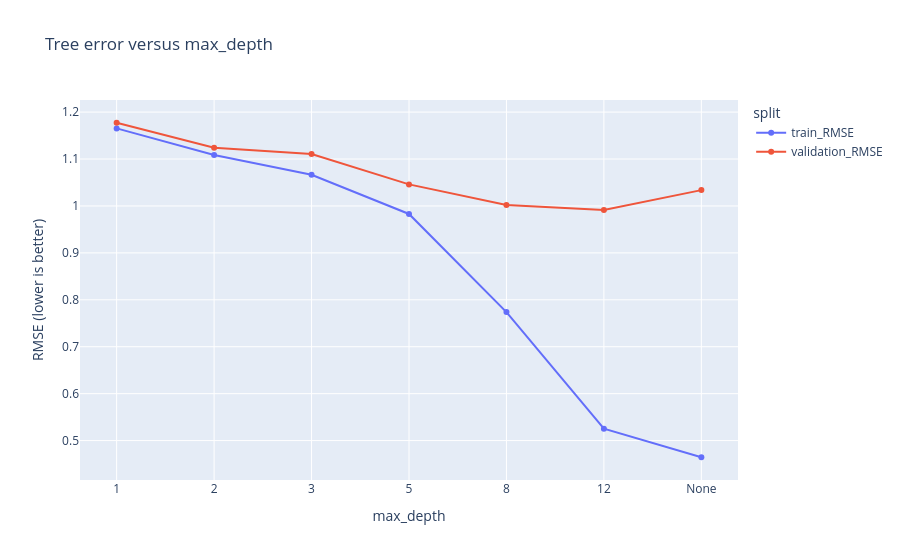
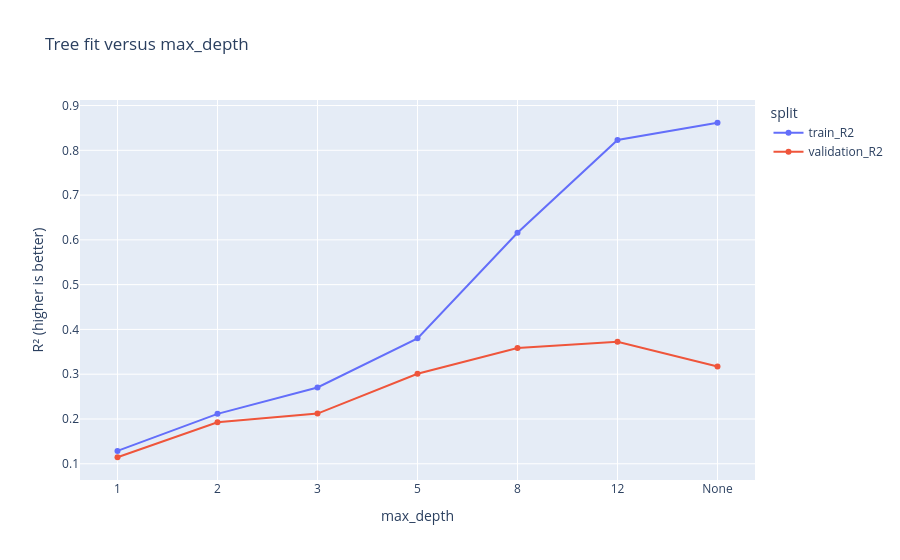

Notebook source saved alongside these figures, in order:
### Markdown cell above
## 9. Underfitting versus overfitting

Compare training and validation curves. A widening gap is evidence that the model is fitting patterns that do not transfer to held-out molecules.

### Code cell
depth_long = depth_results.melt(
    id_vars="max_depth",
    value_vars=["train_RMSE", "validation_RMSE"],
    var_name="split",
    value_name="RMSE",
)
depth_fig = px.line(
    depth_long, x="max_depth", y="RMSE", color="split", markers=True,
    title="Tree error versus max_depth",
    labels={"RMSE": "RMSE (lower is better)"},
)
depth_fig.show()

depth_r2_long = depth_results.melt(
    id_vars="max_depth",
    value_vars=["train_R2", "validation_R2"],
    var_name="split",
    value_name="R2",
)
depth_r2_fig = px.line(
    depth_r2_long, x="max_depth", y="R2", color="split", markers=True,
    title="Tree fit versus max_depth",
    labels={"R2": "R² (higher is better)"},
)
depth_r2_fig.show()

### Figure 1 — Plotly figure (JSON) as saved in the notebook; plotly's stock layout.template omitted (floating-point values rounded to 4 significant figures)
{"data": [{"hovertemplate": "split=train_RMSE<br>max_depth=%{x}<br>RMSE (lower is better)=%{y}<extra></extra>", "legendgroup": "train_RMSE", "line": {"color": "#636efa", "dash": "solid"}, "marker": {"symbol": "circle"}, "mode": "lines+markers", "name": "train_RMSE", "orientation": "v", "showlegend": true, "type": "scatter", "x": ["1", "2", "3", "5", "8", "12", "None"], "xaxis": "x", "y": [1.165, 1.109, 1.066, 0.9829, 0.7738, 0.5253, 0.4645], "yaxis": "y"}, {"hovertemplate": "split=validation_RMSE<br>max_depth=%{x}<br>RMSE (lower is better)=%{y}<extra></extra>", "legendgroup": "validation_RMSE", "line": {"color": "#EF553B", "dash": "solid"}, "marker": {"symbol": "circle"}, "mode": "lines+markers", "name": "validation_RMSE", "orientation": "v", "showlegend": true, "type": "scatter", "x": ["1", "2", "3", "5", "8", "12", "None"], "xaxis": "x", "y": [1.177, 1.124, 1.111, 1.046, 1.002, 0.9912, 1.034], "yaxis": "y"}], "layout": {"legend": {"title": {"text": "split"}, "tracegroupgap": 0}, "title": {"text": "Tree error versus max_depth"}, "xaxis": {"anchor": "y", "domain": [0, 1], "title": {"text": "max_depth"}}, "yaxis": {"anchor": "x", "domain": [0, 1], "title": {"text": "RMSE (lower is better)"}}}}

### Figure 2 — Plotly figure (JSON) as saved in the notebook; plotly's stock layout.template omitted (floating-point values rounded to 4 significant figures)
{"data": [{"hovertemplate": "split=train_R2<br>max_depth=%{x}<br>R² (higher is better)=%{y}<extra></extra>", "legendgroup": "train_R2", "line": {"color": "#636efa", "dash": "solid"}, "marker": {"symbol": "circle"}, "mode": "lines+markers", "name": "train_R2", "orientation": "v", "showlegend": true, "type": "scatter", "x": ["1", "2", "3", "5", "8", "12", "None"], "xaxis": "x", "y": [0.1287, 0.2115, 0.2703, 0.38, 0.6158, 0.8229, 0.8616], "yaxis": "y"}, {"hovertemplate": "split=validation_R2<br>max_depth=%{x}<br>R² (higher is better)=%{y}<extra></extra>", "legendgroup": "validation_R2", "line": {"color": "#EF553B", "dash": "solid"}, "marker": {"symbol": "circle"}, "mode": "lines+markers", "name": "validation_R2", "orientation": "v", "showlegend": true, "type": "scatter", "x": ["1", "2", "3", "5", "8", "12", "None"], "xaxis": "x", "y": [0.1145, 0.1925, 0.212, 0.3011, 0.3586, 0.3723, 0.3173], "yaxis": "y"}], "layout": {"legend": {"title": {"text": "split"}, "tracegroupgap": 0}, "title": {"text": "Tree fit versus max_depth"}, "xaxis": {"anchor": "y", "domain": [0, 1], "title": {"text": "max_depth"}}, "yaxis": {"anchor": "x", "domain": [0, 1], "title": {"text": "R² (higher is better)"}}}}
